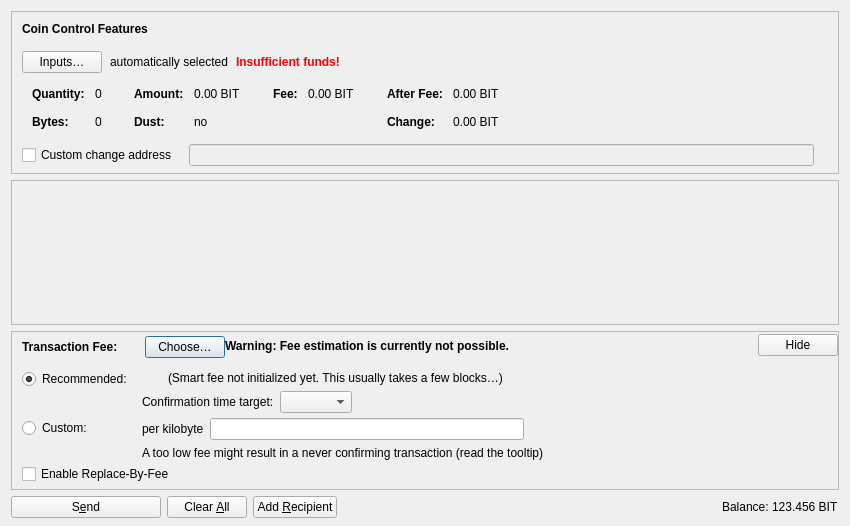
<?xml version="1.0" encoding="UTF-8"?>
<ui version="4.0">
 <class>SendCoinsDialog</class>
 <widget class="QDialog" name="SendCoinsDialog">
  <property name="geometry">
   <rect>
    <x>0</x>
    <y>0</y>
    <width>850</width>
    <height>526</height>
   </rect>
  </property>
  <property name="windowTitle">
   <string>Send Coins</string>
  </property>
  <layout class="QVBoxLayout" name="verticalLayout" stretch="0,1,0,0">
   <property name="bottomMargin">
    <number>8</number>
   </property>
   <item>
    <widget class="QFrame" name="frameCoinControl">
     <property name="sizePolicy">
      <sizepolicy hsizetype="Expanding" vsizetype="Expanding">
       <horstretch>0</horstretch>
       <verstretch>0</verstretch>
      </sizepolicy>
     </property>
     <property name="maximumSize">
      <size>
       <width>16777215</width>
       <height>16777215</height>
      </size>
     </property>
     <property name="frameShape">
      <enum>QFrame::StyledPanel</enum>
     </property>
     <property name="frameShadow">
      <enum>QFrame::Sunken</enum>
     </property>
     <layout class="QVBoxLayout" name="verticalLayoutCoinControl2">
      <property name="spacing">
       <number>0</number>
      </property>
      <property name="leftMargin">
       <number>0</number>
      </property>
      <property name="topMargin">
       <number>0</number>
      </property>
      <property name="rightMargin">
       <number>0</number>
      </property>
      <property name="bottomMargin">
       <number>6</number>
      </property>
      <item>
       <layout class="QVBoxLayout" name="verticalLayoutCoinControl" stretch="0,0,0,0,1">
        <property name="spacing">
         <number>0</number>
        </property>
        <property name="leftMargin">
         <number>10</number>
        </property>
        <property name="topMargin">
         <number>10</number>
        </property>
        <item>
         <layout class="QHBoxLayout" name="horizontalLayoutCoinControl1">
          <property name="bottomMargin">
           <number>15</number>
          </property>
          <item>
           <widget class="QLabel" name="labelCoinControlFeatures">
            <property name="sizePolicy">
             <sizepolicy hsizetype="Preferred" vsizetype="Maximum">
              <horstretch>0</horstretch>
              <verstretch>0</verstretch>
             </sizepolicy>
            </property>
            <property name="font">
             <font>
              <weight>75</weight>
              <bold>true</bold>
             </font>
            </property>
            <property name="styleSheet">
             <string notr="true">font-weight:bold;</string>
            </property>
            <property name="text">
             <string>Coin Control Features</string>
            </property>
           </widget>
          </item>
         </layout>
        </item>
        <item>
         <layout class="QHBoxLayout" name="horizontalLayoutCoinControl2" stretch="0,0,0,0">
          <property name="spacing">
           <number>8</number>
          </property>
          <property name="bottomMargin">
           <number>10</number>
          </property>
          <item>
           <widget class="QPushButton" name="pushButtonCoinControl">
            <property name="styleSheet">
             <string notr="true"/>
            </property>
            <property name="text">
             <string>Inputs…</string>
            </property>
            <property name="autoDefault">
             <bool>false</bool>
            </property>
           </widget>
          </item>
          <item>
           <widget class="QLabel" name="labelCoinControlAutomaticallySelected">
            <property name="text">
             <string>automatically selected</string>
            </property>
            <property name="margin">
             <number>5</number>
            </property>
           </widget>
          </item>
          <item>
           <widget class="QLabel" name="labelCoinControlInsuffFunds">
            <property name="font">
             <font>
              <weight>75</weight>
              <bold>true</bold>
             </font>
            </property>
            <property name="styleSheet">
             <string notr="true">color:red;font-weight:bold;</string>
            </property>
            <property name="text">
             <string>Insufficient funds!</string>
            </property>
            <property name="margin">
             <number>5</number>
            </property>
           </widget>
          </item>
          <item>
           <spacer name="horizontalSpacerCoinControl">
            <property name="orientation">
             <enum>Qt::Horizontal</enum>
            </property>
            <property name="sizeHint" stdset="0">
             <size>
              <width>40</width>
              <height>1</height>
             </size>
            </property>
           </spacer>
          </item>
         </layout>
        </item>
        <item>
         <widget class="QWidget" name="widgetCoinControl" native="true">
          <property name="sizePolicy">
           <sizepolicy hsizetype="Preferred" vsizetype="Preferred">
            <horstretch>0</horstretch>
            <verstretch>0</verstretch>
           </sizepolicy>
          </property>
          <property name="minimumSize">
           <size>
            <width>0</width>
            <height>0</height>
           </size>
          </property>
          <property name="styleSheet">
           <string notr="true"/>
          </property>
          <layout class="QHBoxLayout" name="horizontalLayoutCoinControl5">
           <property name="leftMargin">
            <number>0</number>
           </property>
           <property name="topMargin">
            <number>0</number>
           </property>
           <property name="rightMargin">
            <number>0</number>
           </property>
           <property name="bottomMargin">
            <number>0</number>
           </property>
           <item>
            <layout class="QHBoxLayout" name="horizontalLayoutCoinControl3" stretch="0,0,0,1">
             <property name="spacing">
              <number>20</number>
             </property>
             <property name="topMargin">
              <number>0</number>
             </property>
             <property name="bottomMargin">
              <number>10</number>
             </property>
             <item>
              <layout class="QFormLayout" name="formLayoutCoinControl1">
               <property name="horizontalSpacing">
                <number>10</number>
               </property>
               <property name="verticalSpacing">
                <number>14</number>
               </property>
               <property name="leftMargin">
                <number>10</number>
               </property>
               <property name="topMargin">
                <number>4</number>
               </property>
               <property name="rightMargin">
                <number>6</number>
               </property>
               <item row="0" column="0">
                <widget class="QLabel" name="labelCoinControlQuantityText">
                 <property name="font">
                  <font>
                   <weight>75</weight>
                   <bold>true</bold>
                  </font>
                 </property>
                 <property name="text">
                  <string>Quantity:</string>
                 </property>
                 <property name="margin">
                  <number>0</number>
                 </property>
                </widget>
               </item>
               <item row="0" column="1">
                <widget class="QLabel" name="labelCoinControlQuantity">
                 <property name="cursor">
                  <cursorShape>IBeamCursor</cursorShape>
                 </property>
                 <property name="contextMenuPolicy">
                  <enum>Qt::ActionsContextMenu</enum>
                 </property>
                 <property name="text">
                  <string notr="true">0</string>
                 </property>
                 <property name="margin">
                  <number>0</number>
                 </property>
                 <property name="textInteractionFlags">
                  <set>Qt::LinksAccessibleByMouse|Qt::TextSelectableByKeyboard|Qt::TextSelectableByMouse</set>
                 </property>
                </widget>
               </item>
               <item row="1" column="0">
                <widget class="QLabel" name="labelCoinControlBytesText">
                 <property name="font">
                  <font>
                   <weight>75</weight>
                   <bold>true</bold>
                  </font>
                 </property>
                 <property name="text">
                  <string>Bytes:</string>
                 </property>
                </widget>
               </item>
               <item row="1" column="1">
                <widget class="QLabel" name="labelCoinControlBytes">
                 <property name="cursor">
                  <cursorShape>IBeamCursor</cursorShape>
                 </property>
                 <property name="contextMenuPolicy">
                  <enum>Qt::ActionsContextMenu</enum>
                 </property>
                 <property name="text">
                  <string notr="true">0</string>
                 </property>
                 <property name="textInteractionFlags">
                  <set>Qt::LinksAccessibleByMouse|Qt::TextSelectableByKeyboard|Qt::TextSelectableByMouse</set>
                 </property>
                </widget>
               </item>
              </layout>
             </item>
             <item>
              <layout class="QFormLayout" name="formLayoutCoinControl2">
               <property name="horizontalSpacing">
                <number>10</number>
               </property>
               <property name="verticalSpacing">
                <number>14</number>
               </property>
               <property name="leftMargin">
                <number>6</number>
               </property>
               <property name="topMargin">
                <number>4</number>
               </property>
               <property name="rightMargin">
                <number>6</number>
               </property>
               <item row="0" column="0">
                <widget class="QLabel" name="labelCoinControlAmountText">
                 <property name="font">
                  <font>
                   <weight>75</weight>
                   <bold>true</bold>
                  </font>
                 </property>
                 <property name="text">
                  <string>Amount:</string>
                 </property>
                 <property name="margin">
                  <number>0</number>
                 </property>
                </widget>
               </item>
               <item row="0" column="1">
                <widget class="QLabel" name="labelCoinControlAmount">
                 <property name="cursor">
                  <cursorShape>IBeamCursor</cursorShape>
                 </property>
                 <property name="contextMenuPolicy">
                  <enum>Qt::ActionsContextMenu</enum>
                 </property>
                 <property name="text">
                  <string notr="true">0.00 BIT</string>
                 </property>
                 <property name="textInteractionFlags">
                  <set>Qt::LinksAccessibleByMouse|Qt::TextSelectableByKeyboard|Qt::TextSelectableByMouse</set>
                 </property>
                </widget>
               </item>
               <item row="1" column="0">
                <widget class="QLabel" name="labelCoinControlLowOutputText">
                 <property name="font">
                  <font>
                   <weight>75</weight>
                   <bold>true</bold>
                  </font>
                 </property>
                 <property name="text">
                  <string>Dust:</string>
                 </property>
                </widget>
               </item>
               <item row="1" column="1">
                <widget class="QLabel" name="labelCoinControlLowOutput">
                 <property name="cursor">
                  <cursorShape>IBeamCursor</cursorShape>
                 </property>
                 <property name="contextMenuPolicy">
                  <enum>Qt::ActionsContextMenu</enum>
                 </property>
                 <property name="text">
                  <string notr="true">no</string>
                 </property>
                 <property name="textInteractionFlags">
                  <set>Qt::LinksAccessibleByMouse|Qt::TextSelectableByKeyboard|Qt::TextSelectableByMouse</set>
                 </property>
                </widget>
               </item>
              </layout>
             </item>
             <item>
              <layout class="QFormLayout" name="formLayoutCoinControl3">
               <property name="horizontalSpacing">
                <number>10</number>
               </property>
               <property name="verticalSpacing">
                <number>14</number>
               </property>
               <property name="leftMargin">
                <number>6</number>
               </property>
               <property name="topMargin">
                <number>4</number>
               </property>
               <property name="rightMargin">
                <number>6</number>
               </property>
               <item row="0" column="0">
                <widget class="QLabel" name="labelCoinControlFeeText">
                 <property name="font">
                  <font>
                   <weight>75</weight>
                   <bold>true</bold>
                  </font>
                 </property>
                 <property name="text">
                  <string>Fee:</string>
                 </property>
                 <property name="margin">
                  <number>0</number>
                 </property>
                </widget>
               </item>
               <item row="0" column="1">
                <widget class="QLabel" name="labelCoinControlFee">
                 <property name="cursor">
                  <cursorShape>IBeamCursor</cursorShape>
                 </property>
                 <property name="contextMenuPolicy">
                  <enum>Qt::ActionsContextMenu</enum>
                 </property>
                 <property name="text">
                  <string notr="true">0.00 BIT</string>
                 </property>
                 <property name="textInteractionFlags">
                  <set>Qt::LinksAccessibleByMouse|Qt::TextSelectableByKeyboard|Qt::TextSelectableByMouse</set>
                 </property>
                </widget>
               </item>
              </layout>
             </item>
             <item>
              <layout class="QFormLayout" name="formLayoutCoinControl4">
               <property name="horizontalSpacing">
                <number>10</number>
               </property>
               <property name="verticalSpacing">
                <number>14</number>
               </property>
               <property name="leftMargin">
                <number>6</number>
               </property>
               <property name="topMargin">
                <number>4</number>
               </property>
               <property name="rightMargin">
                <number>6</number>
               </property>
               <item row="0" column="0">
                <widget class="QLabel" name="labelCoinControlAfterFeeText">
                 <property name="font">
                  <font>
                   <weight>75</weight>
                   <bold>true</bold>
                  </font>
                 </property>
                 <property name="text">
                  <string>After Fee:</string>
                 </property>
                 <property name="margin">
                  <number>0</number>
                 </property>
                </widget>
               </item>
               <item row="0" column="1">
                <widget class="QLabel" name="labelCoinControlAfterFee">
                 <property name="cursor">
                  <cursorShape>IBeamCursor</cursorShape>
                 </property>
                 <property name="contextMenuPolicy">
                  <enum>Qt::ActionsContextMenu</enum>
                 </property>
                 <property name="text">
                  <string notr="true">0.00 BIT</string>
                 </property>
                 <property name="textInteractionFlags">
                  <set>Qt::LinksAccessibleByMouse|Qt::TextSelectableByKeyboard|Qt::TextSelectableByMouse</set>
                 </property>
                </widget>
               </item>
               <item row="1" column="0">
                <widget class="QLabel" name="labelCoinControlChangeText">
                 <property name="font">
                  <font>
                   <weight>75</weight>
                   <bold>true</bold>
                  </font>
                 </property>
                 <property name="text">
                  <string>Change:</string>
                 </property>
                </widget>
               </item>
               <item row="1" column="1">
                <widget class="QLabel" name="labelCoinControlChange">
                 <property name="cursor">
                  <cursorShape>IBeamCursor</cursorShape>
                 </property>
                 <property name="contextMenuPolicy">
                  <enum>Qt::ActionsContextMenu</enum>
                 </property>
                 <property name="text">
                  <string notr="true">0.00 BIT</string>
                 </property>
                 <property name="textInteractionFlags">
                  <set>Qt::LinksAccessibleByMouse|Qt::TextSelectableByKeyboard|Qt::TextSelectableByMouse</set>
                 </property>
                </widget>
               </item>
              </layout>
             </item>
            </layout>
           </item>
          </layout>
         </widget>
        </item>
        <item>
         <layout class="QHBoxLayout" name="horizontalLayoutCoinControl4" stretch="0,0,0">
          <property name="spacing">
           <number>12</number>
          </property>
          <property name="sizeConstraint">
           <enum>QLayout::SetDefaultConstraint</enum>
          </property>
          <property name="topMargin">
           <number>5</number>
          </property>
          <property name="rightMargin">
           <number>5</number>
          </property>
          <item>
           <widget class="QCheckBox" name="checkBoxCoinControlChange">
            <property name="toolTip">
             <string>If this is activated, but the change address is empty or invalid, change will be sent to a newly generated address.</string>
            </property>
            <property name="text">
             <string>Custom change address</string>
            </property>
           </widget>
          </item>
          <item>
           <widget class="QValidatedLineEdit" name="lineEditCoinControlChange">
            <property name="enabled">
             <bool>false</bool>
            </property>
            <property name="sizePolicy">
             <sizepolicy hsizetype="Expanding" vsizetype="Fixed">
              <horstretch>0</horstretch>
              <verstretch>0</verstretch>
             </sizepolicy>
            </property>
           </widget>
          </item>
          <item>
           <widget class="QLabel" name="labelCoinControlChangeLabel">
            <property name="sizePolicy">
             <sizepolicy hsizetype="Preferred" vsizetype="Expanding">
              <horstretch>0</horstretch>
              <verstretch>0</verstretch>
             </sizepolicy>
            </property>
            <property name="minimumSize">
             <size>
              <width>0</width>
              <height>0</height>
             </size>
            </property>
            <property name="text">
             <string/>
            </property>
            <property name="margin">
             <number>3</number>
            </property>
           </widget>
          </item>
         </layout>
        </item>
        <item>
         <spacer name="verticalSpacerCoinControl">
          <property name="orientation">
           <enum>Qt::Vertical</enum>
          </property>
          <property name="sizeHint" stdset="0">
           <size>
            <width>800</width>
            <height>1</height>
           </size>
          </property>
         </spacer>
        </item>
       </layout>
      </item>
     </layout>
    </widget>
   </item>
   <item>
    <widget class="QScrollArea" name="scrollArea">
     <property name="widgetResizable">
      <bool>true</bool>
     </property>
     <widget class="QWidget" name="scrollAreaWidgetContents">
      <property name="geometry">
       <rect>
        <x>0</x>
        <y>0</y>
        <width>830</width>
        <height>104</height>
       </rect>
      </property>
      <layout class="QVBoxLayout" name="verticalLayout_2" stretch="0,1">
       <property name="leftMargin">
        <number>0</number>
       </property>
       <property name="topMargin">
        <number>0</number>
       </property>
       <property name="rightMargin">
        <number>0</number>
       </property>
       <property name="bottomMargin">
        <number>0</number>
       </property>
       <item>
        <layout class="QVBoxLayout" name="entries">
         <property name="spacing">
          <number>6</number>
         </property>
        </layout>
       </item>
       <item>
        <spacer name="verticalSpacer">
         <property name="orientation">
          <enum>Qt::Vertical</enum>
         </property>
         <property name="sizeHint" stdset="0">
          <size>
           <width>20</width>
           <height>40</height>
          </size>
         </property>
        </spacer>
       </item>
      </layout>
     </widget>
    </widget>
   </item>
   <item>
    <widget class="QFrame" name="frameFee">
     <property name="sizePolicy">
      <sizepolicy hsizetype="Expanding" vsizetype="Expanding">
       <horstretch>0</horstretch>
       <verstretch>0</verstretch>
      </sizepolicy>
     </property>
     <property name="maximumSize">
      <size>
       <width>16777215</width>
       <height>16777215</height>
      </size>
     </property>
     <property name="frameShape">
      <enum>QFrame::StyledPanel</enum>
     </property>
     <property name="frameShadow">
      <enum>QFrame::Sunken</enum>
     </property>
     <layout class="QVBoxLayout" name="verticalLayoutFee1">
      <property name="spacing">
       <number>0</number>
      </property>
      <property name="leftMargin">
       <number>0</number>
      </property>
      <property name="topMargin">
       <number>0</number>
      </property>
      <property name="rightMargin">
       <number>0</number>
      </property>
      <property name="bottomMargin">
       <number>0</number>
      </property>
      <item>
       <layout class="QVBoxLayout" name="verticalLayoutFee2" stretch="0,0,0">
        <property name="spacing">
         <number>0</number>
        </property>
        <property name="leftMargin">
         <number>10</number>
        </property>
        <property name="topMargin">
         <number>0</number>
        </property>
        <item>
         <layout class="QHBoxLayout" name="horizontalLayoutFee1">
          <property name="bottomMargin">
           <number>0</number>
          </property>
          <item>
           <layout class="QVBoxLayout" name="verticalLayoutFee7">
            <property name="spacing">
             <number>0</number>
            </property>
            <item>
             <spacer name="verticalSpacerSmartFee">
              <property name="orientation">
               <enum>Qt::Vertical</enum>
              </property>
              <property name="sizeType">
               <enum>QSizePolicy::Fixed</enum>
              </property>
              <property name="sizeHint" stdset="0">
               <size>
                <width>1</width>
                <height>4</height>
               </size>
              </property>
             </spacer>
            </item>
            <item>
             <layout class="QHBoxLayout" name="horizontalLayoutSmartFee">
              <property name="spacing">
               <number>10</number>
              </property>
              <item>
               <widget class="QLabel" name="labelFeeHeadline">
                <property name="sizePolicy">
                 <sizepolicy hsizetype="Preferred" vsizetype="Maximum">
                  <horstretch>0</horstretch>
                  <verstretch>0</verstretch>
                 </sizepolicy>
                </property>
                <property name="font">
                 <font>
                  <weight>75</weight>
                  <bold>true</bold>
                 </font>
                </property>
                <property name="styleSheet">
                 <string notr="true">font-weight:bold;</string>
                </property>
                <property name="text">
                 <string>Transaction Fee:</string>
                </property>
               </widget>
              </item>
              <item>
               <widget class="QLabel" name="labelFeeMinimized">
                <property name="text">
                 <string/>
                </property>
               </widget>
              </item>
              <item>
               <widget class="QPushButton" name="buttonChooseFee">
                <property name="text">
                 <string>Choose…</string>
                </property>
               </widget>
              </item>
             </layout>
            </item>
            <item>
             <spacer name="verticalSpacer_5">
              <property name="orientation">
               <enum>Qt::Vertical</enum>
              </property>
              <property name="sizeHint" stdset="0">
               <size>
                <width>1</width>
                <height>1</height>
               </size>
              </property>
             </spacer>
            </item>
           </layout>
          </item>
          <item>
           <widget class="QLabel" name="fallbackFeeWarningLabel">
            <property name="toolTip">
             <string>Using the fallbackfee can result in sending a transaction that will take several hours or days (or never) to confirm. Consider choosing your fee manually or wait until you have validated the complete chain.</string>
            </property>
            <property name="font">
            <font>
                <weight>75</weight>
                <bold>true</bold>
            </font>
            </property>
            <property name="text">
             <string>Warning: Fee estimation is currently not possible.</string>
            </property>
            <property name="wordWrap">
             <bool>false</bool>
            </property>
           </widget>
          </item>
          <item>
           <spacer name="horizontalSpacer_4">
            <property name="orientation">
             <enum>Qt::Horizontal</enum>
            </property>
            <property name="sizeType">
             <enum>QSizePolicy::MinimumExpanding</enum>
            </property>
            <property name="sizeHint" stdset="0">
             <size>
              <width>40</width>
              <height>20</height>
             </size>
            </property>
           </spacer>
          </item>
          <item>
           <widget class="QPushButton" name="buttonMinimizeFee">
            <property name="toolTip">
             <string>Hide transaction fee settings</string>
            </property>
            <property name="text">
             <string>Hide</string>
            </property>
           </widget>
          </item>
         </layout>
        </item>
        <item>
         <widget class="QFrame" name="frameFeeSelection">
          <layout class="QVBoxLayout" name="verticalLayoutFee12">
           <property name="spacing">
            <number>0</number>
           </property>
           <property name="leftMargin">
            <number>0</number>
           </property>
           <property name="topMargin">
            <number>0</number>
           </property>
           <property name="rightMargin">
            <number>0</number>
           </property>
           <property name="bottomMargin">
            <number>0</number>
           </property>
           <item>
            <layout class="QGridLayout" name="gridLayoutFee">
             <property name="topMargin">
              <number>10</number>
             </property>
             <property name="bottomMargin">
              <number>4</number>
             </property>
             <property name="horizontalSpacing">
              <number>10</number>
             </property>
             <property name="verticalSpacing">
              <number>4</number>
             </property>
             <item row="1" column="1">
              <layout class="QVBoxLayout" name="verticalLayoutFee8">
               <property name="spacing">
                <number>6</number>
               </property>
               <item>
                <layout class="QHBoxLayout" name="horizontalLayoutFee13">
                 <item>
                  <widget class="QLabel" name="labelCustomPerKilobyte">
                   <property name="toolTip">
                    <string>Specify a custom fee per kB (1,000 bytes) of the transaction's virtual size.

Note:  Since the fee is calculated on a per-byte basis, a fee rate of "100 satoshis per kvB" for a transaction size of 500 virtual bytes (half of 1 kvB) would ultimately yield a fee of only 50 satoshis.</string>
                   </property>
                   <property name="text">
                    <string>per kilobyte</string>
                   </property>
                  </widget>
                 </item>
                 <item>
                  <widget class="WaifuAmountField" name="customFee"/>
                 </item>
                 <item>
                  <spacer name="horizontalSpacer_6">
                   <property name="orientation">
                    <enum>Qt::Horizontal</enum>
                   </property>
                   <property name="sizeHint" stdset="0">
                    <size>
                     <width>1</width>
                     <height>1</height>
                    </size>
                   </property>
                  </spacer>
                 </item>
                </layout>
               </item>
               <item>
                <layout class="QHBoxLayout" name="horizontalLayoutFee8">
                 <item>
                  <widget class="QLabel" name="labelCustomFeeWarning">
                   <property name="enabled">
                    <bool>true</bool>
                   </property>
                   <property name="toolTip">
                    <string>When there is less transaction volume than space in the blocks, miners as well as relaying nodes may enforce a minimum fee. Paying only this minimum fee is just fine, but be aware that this can result in a never confirming transaction once there is more demand for bitnet transactions than the network can process.</string>
                   </property>
                   <property name="text">
                    <string>A too low fee might result in a never confirming transaction (read the tooltip)</string>
                   </property>
                  </widget>
                 </item>
                 <item>
                  <spacer name="horizontalSpacer_2">
                   <property name="orientation">
                    <enum>Qt::Horizontal</enum>
                   </property>
                   <property name="sizeHint" stdset="0">
                    <size>
                     <width>1</width>
                     <height>1</height>
                    </size>
                   </property>
                  </spacer>
                 </item>
                </layout>
               </item>
              </layout>
             </item>
             <item row="0" column="0">
              <layout class="QVBoxLayout" name="verticalLayoutFee4" stretch="0,1">
               <item>
                <widget class="QRadioButton" name="radioSmartFee">
                 <property name="text">
                  <string>Recommended:</string>
                 </property>
                 <property name="checked">
                  <bool>true</bool>
                 </property>
                 <attribute name="buttonGroup">
                  <string notr="true">groupFee</string>
                 </attribute>
                </widget>
               </item>
               <item>
                <spacer name="verticalSpacer_2">
                 <property name="orientation">
                  <enum>Qt::Vertical</enum>
                 </property>
                 <property name="sizeHint" stdset="0">
                  <size>
                   <width>1</width>
                   <height>1</height>
                  </size>
                 </property>
                </spacer>
               </item>
              </layout>
             </item>
             <item row="1" column="0">
              <layout class="QVBoxLayout" name="verticalLayoutFee9" stretch="0,1">
               <item>
                <widget class="QRadioButton" name="radioCustomFee">
                 <property name="text">
                  <string>Custom:</string>
                 </property>
                 <attribute name="buttonGroup">
                  <string notr="true">groupFee</string>
                 </attribute>
                </widget>
               </item>
               <item>
                <spacer name="verticalSpacer_6">
                 <property name="orientation">
                  <enum>Qt::Vertical</enum>
                 </property>
                 <property name="sizeHint" stdset="0">
                  <size>
                   <width>1</width>
                   <height>1</height>
                  </size>
                 </property>
                </spacer>
               </item>
              </layout>
             </item>
             <item row="0" column="1">
              <layout class="QVBoxLayout" name="verticalLayoutFee3" stretch="0,0,1">
               <property name="spacing">
                <number>6</number>
               </property>
               <property name="topMargin">
                <number>2</number>
               </property>
               <item>
                <layout class="QHBoxLayout" name="horizontalLayoutFee12">
                 <item>
                  <widget class="QLabel" name="labelSmartFee">
                   <property name="text">
                    <string/>
                   </property>
                  </widget>
                 </item>
                 <item>
                  <widget class="QLabel" name="labelFeeEstimation">
                   <property name="text">
                    <string/>
                   </property>
                  </widget>
                 </item>
                 <item>
                  <widget class="QLabel" name="labelSmartFee2">
                   <property name="text">
                    <string>(Smart fee not initialized yet. This usually takes a few blocks…)</string>
                   </property>
                  </widget>
                 </item>
                 <item>
                  <spacer name="horizontalSpacer_5">
                   <property name="orientation">
                    <enum>Qt::Horizontal</enum>
                   </property>
                   <property name="sizeHint" stdset="0">
                    <size>
                     <width>1</width>
                     <height>1</height>
                    </size>
                   </property>
                  </spacer>
                 </item>
                </layout>
               </item>
               <item>
                <layout class="QHBoxLayout" name="horizontalLayoutFee9">
                 <item>
                  <layout class="QVBoxLayout" name="verticalLayoutFee6">
                   <item>
                    <widget class="QLabel" name="labelSmartFee3">
                     <property name="text">
                      <string>Confirmation time target:</string>
                     </property>
                    </widget>
                   </item>
                  </layout>
                 </item>
                 <item>
                  <layout class="QVBoxLayout" name="verticalLayoutFee5">
                   <property name="rightMargin">
                    <number>30</number>
                   </property>
                   <item>
                    <layout class="QHBoxLayout" name="horizontalLayoutConfTarget">
                     <property name="bottomMargin">
                      <number>0</number>
                     </property>
                     <item>
                      <widget class="QComboBox" name="confTargetSelector"/>
                     </item>
                     <item>
                      <spacer name="horizontalSpacerConfTarget">
                       <property name="orientation">
                        <enum>Qt::Horizontal</enum>
                       </property>
                       <property name="sizeHint" stdset="0">
                        <size>
                         <width>40</width>
                         <height>20</height>
                        </size>
                       </property>
                      </spacer>
                     </item>
                    </layout>
                   </item>
                  </layout>
                 </item>
                </layout>
               </item>
               <item>
                <spacer name="verticalSpacer_4">
                 <property name="orientation">
                  <enum>Qt::Vertical</enum>
                 </property>
                 <property name="sizeHint" stdset="0">
                  <size>
                   <width>1</width>
                   <height>1</height>
                  </size>
                 </property>
                </spacer>
               </item>
              </layout>
             </item>
            </layout>
           </item>
           <item>
            <widget class="QCheckBox" name="optInRBF">
             <property name="text">
              <string>Enable Replace-By-Fee</string>
             </property>
             <property name="toolTip">
              <string>With Replace-By-Fee (BIP-125) you can increase a transaction's fee after it is sent. Without this, a higher fee may be recommended to compensate for increased transaction delay risk.</string>
             </property>
            </widget>
           </item>
          </layout>
         </widget>
        </item>
        <item>
         <spacer name="verticalSpacerFee">
          <property name="orientation">
           <enum>Qt::Vertical</enum>
          </property>
          <property name="sizeHint" stdset="0">
           <size>
            <width>40</width>
            <height>5</height>
           </size>
          </property>
         </spacer>
        </item>
       </layout>
      </item>
     </layout>
    </widget>
   </item>
   <item>
    <layout class="QHBoxLayout" name="horizontalLayout">
     <item>
      <widget class="QPushButton" name="sendButton">
       <property name="minimumSize">
        <size>
         <width>150</width>
         <height>0</height>
        </size>
       </property>
       <property name="toolTip">
        <string>Confirm the send action</string>
       </property>
       <property name="text">
        <string>S&amp;end</string>
       </property>
       <property name="icon">
        <iconset resource="../bitnet.qrc">
         <normaloff>:/icons/send</normaloff>:/icons/send</iconset>
       </property>
       <property name="autoDefault">
        <bool>false</bool>
       </property>
       <property name="default">
        <bool>false</bool>
       </property>
      </widget>
     </item>
     <item>
      <widget class="QPushButton" name="clearButton">
       <property name="sizePolicy">
        <sizepolicy hsizetype="Minimum" vsizetype="Fixed">
         <horstretch>0</horstretch>
         <verstretch>0</verstretch>
        </sizepolicy>
       </property>
       <property name="toolTip">
        <string>Clear all fields of the form.</string>
       </property>
       <property name="text">
        <string>Clear &amp;All</string>
       </property>
       <property name="icon">
        <iconset resource="../bitnet.qrc">
         <normaloff>:/icons/remove</normaloff>:/icons/remove</iconset>
       </property>
       <property name="autoDefault">
        <bool>false</bool>
       </property>
      </widget>
     </item>
     <item>
      <widget class="QPushButton" name="addButton">
       <property name="toolTip">
        <string>Send to multiple recipients at once</string>
       </property>
       <property name="text">
        <string>Add &amp;Recipient</string>
       </property>
       <property name="icon">
        <iconset resource="../bitnet.qrc">
         <normaloff>:/icons/add</normaloff>:/icons/add</iconset>
       </property>
       <property name="autoDefault">
        <bool>false</bool>
       </property>
      </widget>
     </item>
     <item>
      <spacer name="horizontalSpacer">
       <property name="orientation">
        <enum>Qt::Horizontal</enum>
       </property>
       <property name="sizeHint" stdset="0">
        <size>
         <width>40</width>
         <height>20</height>
        </size>
       </property>
      </spacer>
     </item>
     <item>
      <layout class="QHBoxLayout" name="horizontalLayout_2">
       <property name="spacing">
        <number>3</number>
       </property>
       <item>
        <widget class="QLabel" name="labelBalanceName">
         <property name="sizePolicy">
          <sizepolicy hsizetype="Preferred" vsizetype="Fixed">
           <horstretch>0</horstretch>
           <verstretch>0</verstretch>
          </sizepolicy>
         </property>
         <property name="text">
          <string>Balance:</string>
         </property>
        </widget>
       </item>
       <item>
        <widget class="QLabel" name="labelBalance">
         <property name="sizePolicy">
          <sizepolicy hsizetype="Preferred" vsizetype="Fixed">
           <horstretch>0</horstretch>
           <verstretch>0</verstretch>
          </sizepolicy>
         </property>
         <property name="cursor">
          <cursorShape>IBeamCursor</cursorShape>
         </property>
         <property name="text">
          <string notr="true">123.456 BIT</string>
         </property>
         <property name="textInteractionFlags">
          <set>Qt::LinksAccessibleByMouse|Qt::TextSelectableByKeyboard|Qt::TextSelectableByMouse</set>
         </property>
        </widget>
       </item>
      </layout>
     </item>
    </layout>
   </item>
  </layout>
 </widget>
 <customwidgets>
  <customwidget>
   <class>QValidatedLineEdit</class>
   <extends>QLineEdit</extends>
   <header>qt/qvalidatedlineedit.h</header>
  </customwidget>
  <customwidget>
   <class>WaifuAmountField</class>
   <extends>QLineEdit</extends>
   <header>qt/bitnetamountfield.h</header>
   <container>1</container>
  </customwidget>
 </customwidgets>
 <resources>
  <include location="../bitnet.qrc"/>
 </resources>
 <connections/>
 <buttongroups>
  <buttongroup name="groupFee"/>
 </buttongroups>
</ui>
